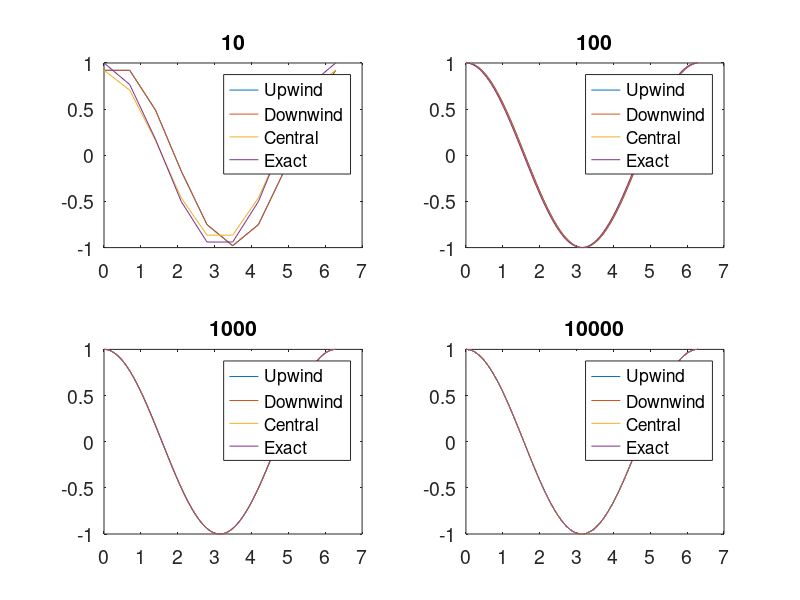
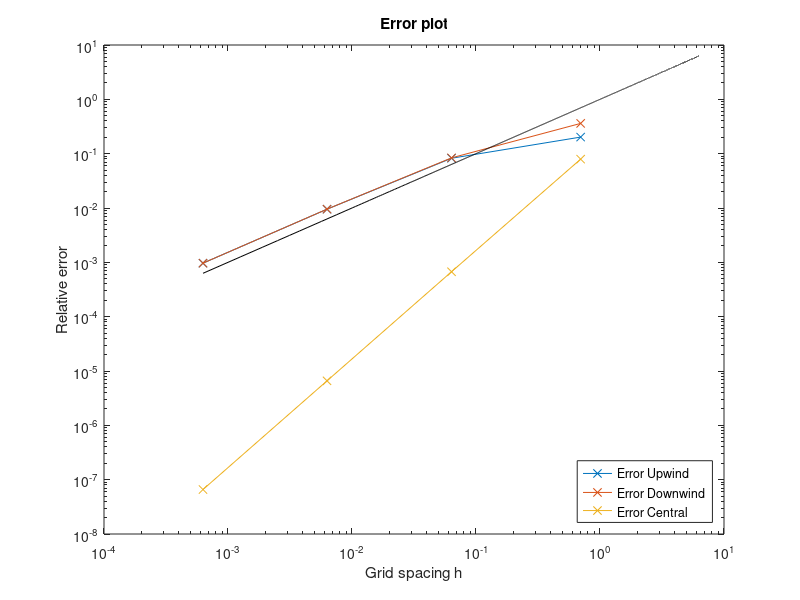

Write the MATLAB code that produced these figures, in order.
%% Header

%%% Numerische Methoden der Hydromechanik
%%% Assignment: 1
%%% Group: 2
%%% Members: Nick Pfeiffer, Andreas Mirlach, Julian Lenz, Faro Schäfer

clear all
close all

%% grid and analytical solution 

for exp = 1:1:4

    % Number of grid points
    n = 10^exp

    % Grid spacing
    h = 2.0*pi / (n-1);

    % Calculation of... 
    for i = 1 : n

      % ...coordinates
      x(i) = 0.0 + (i-1) * h;

      % ...analytical values of function and derivative
      f(i) = sin(x(i)); % analytical
      dfe(i) = cos( x(i) ); % analytical derivative
    end
    
%% Discretization for numerical solution

    for i = 1 : n

      % Periodic boundary conditions... 

      % ...for the first point
      if ( i == 1 )

        fp = f(i+1);
        fm = f(n-1);

      end

      % ...for the last point
      if ( i == n )

        fp = f(2);
        fm = f(n-1);

      end

      % If point is not at the boundaries 
      if ( ( i ~= 1 ) && ( i ~= n ) )
        fp = f(i+1);
        fm = f(i-1);
      end

      fi = f(i);

%% function values 

    % First derivative: Upwind
        dfn_U(i) = ( fi - fm ) / ( 1.0*h );
      
    % First derivative: Downwind
        dfn_D(i) = ( fp - fi ) / ( 1.0*h );
        
    % First derivative: Central
        dfn_C(i) = ( fp - fm) / ( 2.0*h );

    % Error: Upwind
        er_U(i) = abs( ( dfe(i) - dfn_U(i) ) / dfe(i) );
    
    % Error: Downwind
        er_D(i) = abs( ( dfe(i) - dfn_D(i) ) / dfe(i) );
      
    % Error: Central
        er_C(i) = abs( ( dfe(i) - dfn_C(i) ) / dfe(i) );
    
      
    end

    % Plotting of analytical solution and numerical approximation of first
    % derivatives
    subplot(2,2,exp)
    plot(x, dfn_U, x, dfn_U, x, dfn_C, x, dfe)
    legend('Upwind','Downwind','Central','Exact')
    set(gca,'FontSize',14); 
    title(n);

    % Storing grid spacing and error in matrix 'error'
    error(exp,1) = h;
    error(exp,2) = er_U(n/5);
    error(exp,3) = er_D(n/5);
    error(exp,4) = er_C(n/5);
    
end

figure
% Plotting of error over grid spacing in normal scale
loglog(error(:,1),error(:,2),'-x',error(:,1),error(:,3),'-x',error(:,1),error(:,4),'-x', x, x,'-k');
title('Error plot');
xlabel('Grid spacing h');
ylabel('Relative error');
legend('Error Upwind','Error Downwind','Error Central','Location','SouthEast')
